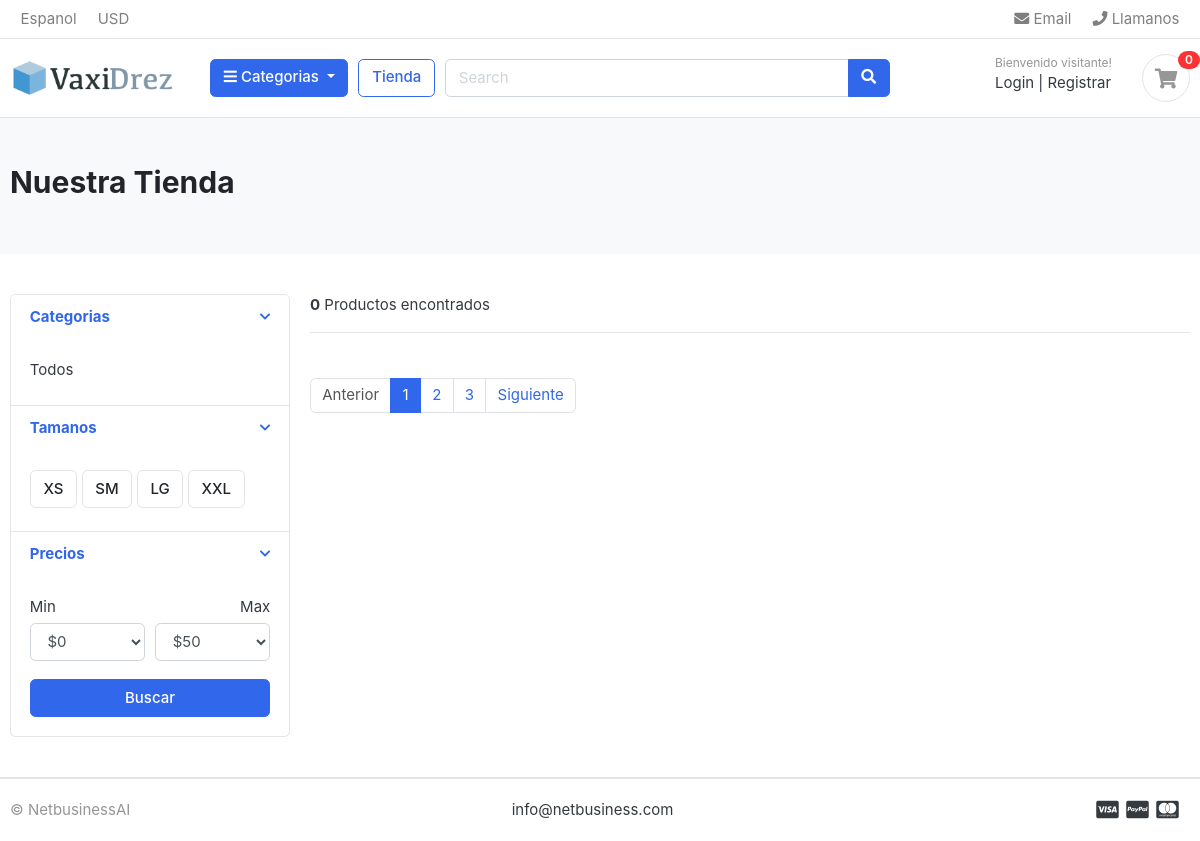
The page /store/ on the database as committed earlier.
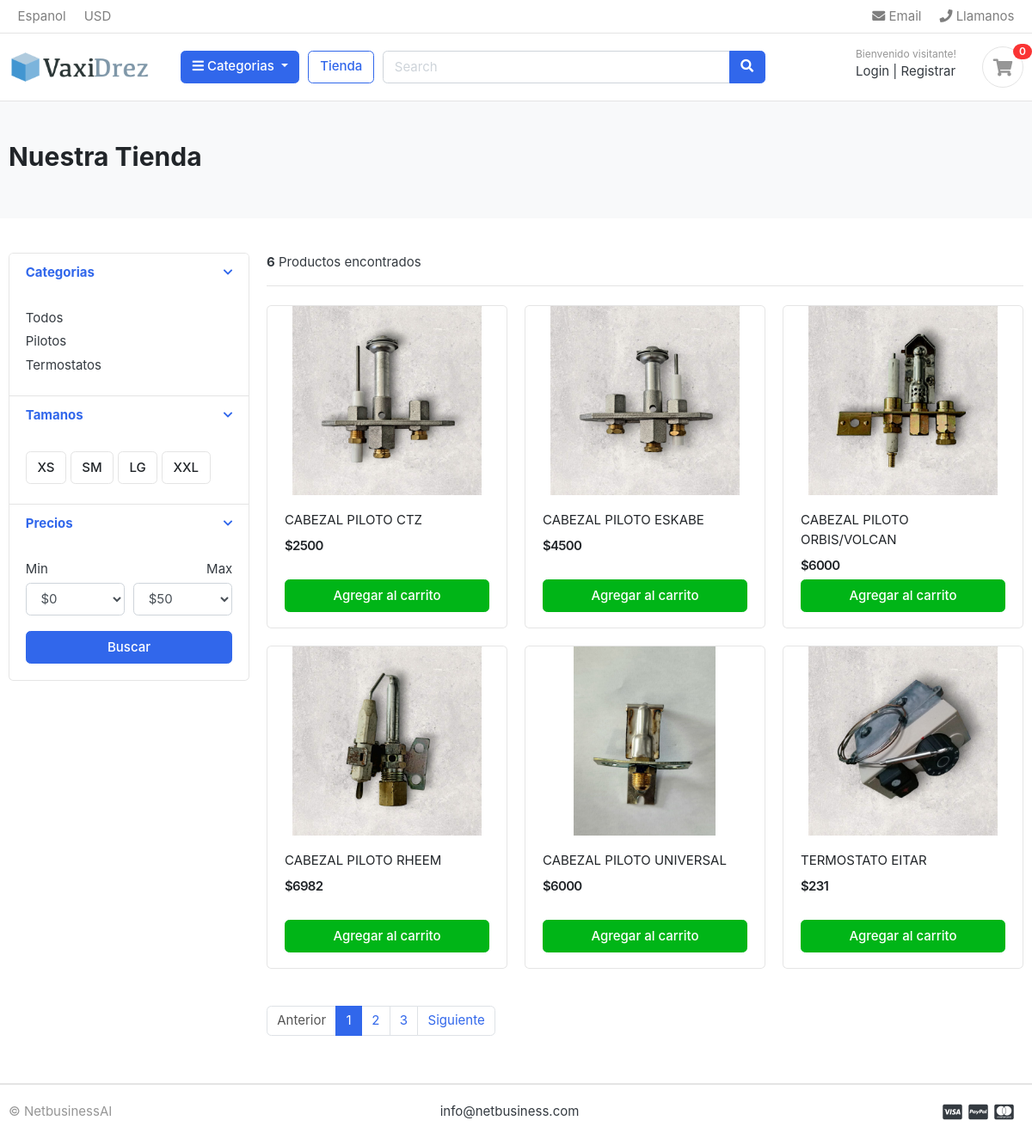
The same page on the database as committed later.
### category/models.py (models this page shows, shortened)
class Category(models.Model):
    category_name = models.CharField(max_length=20, unique = True)
    description = models.CharField(max_length=255, blank = True)
    slug = models.CharField(max_length=100, unique = True)
    cat_image = models.ImageField(upload_to = 'photos/categories', blank = True)
    class Meta:
        verbose_name = 'category'
        verbose_name_plural = 'categories'
    def get_url(self):
        return reverse('products_by_category',args=[self.slug])

### store/models.py (models this page shows, shortened)
class Product(models.Model):
    product_name = models.CharField(max_length=200, unique=True)
    slug =  models.CharField(max_length=200, unique=True)
    descripcion = models.CharField(max_length=500)
    imagen = models.ImageField(upload_to='product_images/')
    price = models.IntegerField()
    stock = models.IntegerField()
    is_available = models.BooleanField()
    category = models.ForeignKey(Category, on_delete=models.CASCADE)
    created_date = models.DateTimeField(auto_now_add=True)
    modified_date = models.DateTimeField(auto_now=True)

### store/views.py (the view)
# urls.py: path('store/', include('store.urls')),
def store(request, category_slug=None):
    categories = None
    products = None
    if category_slug != None:
        categories = get_object_or_404(Category, slug=category_slug)
        products = Product.objects.filter(category=categories, is_available=True)
        products_count = products.count()
    else:
        products = Product.objects.all().filter(is_available=True)
        products_count = products.count()
    context = {
        'products': products,
        'product_count': products_count,
    }
    return render(request, 'store/store.html', context)

### category/context_processors.py (called while the page is built)
def menu_links(request):
    links = Category.objects.all()
    return dict(links=links)

### templates/store/store.html (shortened to what the changed rows need)
{% extends 'base.html' %}
{% block content %}
<section class="section-pagetop bg">
    <div class="container">
        <h2 class="title-page">Nuestra Tienda</h2>
    </div>
    </section>
<section class="section-content padding-y">
    <div class="container">
    <div class="row">
        <aside class="col-md-3">
    <div class="card">
        <article class="filter-group">
            <div class="filter-content collapse show" id="collapse_1" style="">
                <div class="card-body">
                    <ul class="list-menu">
                        {%for category in links%}
                        <li><a href="{{category.get_url}}">{{category.category_name}}  </a></li>
                        {%endfor%}
                    </ul>
                </div>
            </div>
        </article>
    </div>
        </aside>
        <main class="col-md-9">
    <header class="border-bottom mb-4 pb-3">
            <div class="form-inline">
                <span class="mr-md-auto"><b> {{product_count}}</b> Productos encontrados </span>
            </div>
    </header>
    <div class="row">
        {% for product in products %}
        <div class="col-md-4">
            <figure class="card card-product-grid">
                <div class="img-wrap">
                    <img src="{{product.imagen.url}}">
                </div>
                <figcaption class="info-wrap">
                    <div class="fix-height">
                        <a href="./product-detail.html" class="title">{{product.product_name}}</a>
                        <div class="price-wrap mt-2">
                            <span class="price">${{product.price}}</span>
                        </div>
                    </div>
                    <a href="#" class="btn btn-block btn-success">Agregar al carrito</a>
                </figcaption>
            </figure>
        </div>
        {%endfor%}
    </div>
        </main>
    </div>
    </div>
    </section>
    {% endblock %}

Rows that differ between the two databases and show on the page:
added Category: category_name "Pilotos"
added Category: category_name "Termostatos"
added Product: imagen (picture), product_name "CABEZAL PILOTO CTZ", price "2500"
added Product: imagen (picture), product_name "CABEZAL PILOTO ESKABE", price "4500"
added Product: imagen (picture), product_name "CABEZAL PILOTO ORBIS/VOLCAN", price "6000"
added Product: imagen (picture), product_name "CABEZAL PILOTO RHEEM", price "6982"
added Product: imagen (picture), product_name "CABEZAL PILOTO UNIVERSAL", price "6000"
added Product: imagen (picture), product_name "TERMOSTATO EITAR", price "231"
Other text that changed with them:
{{ product_count }}: "0" → "6"
